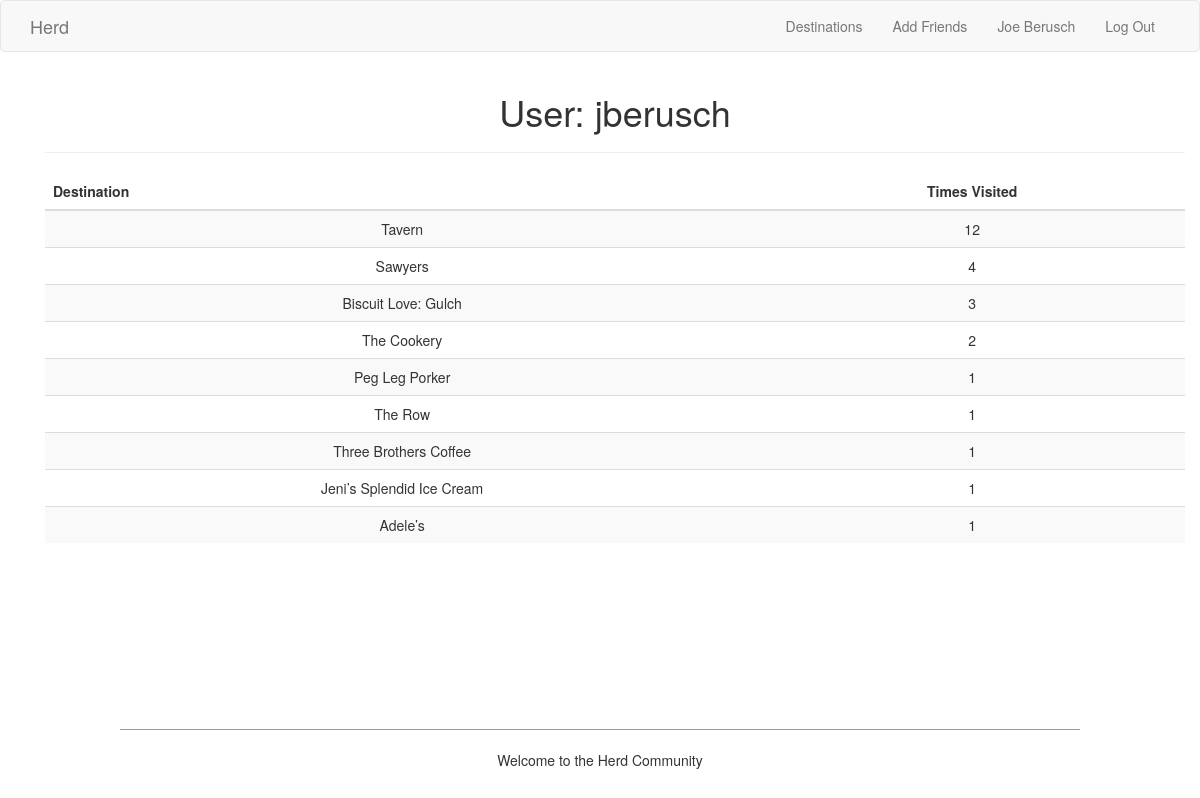
The page /user/jberusch (signed in) on the database its author committed.
### app/models.py (models this page shows, shortened)
class User(UserMixin, db.Model):
    __tablename__ = 'users'
    user_id = db.Column(db.Integer, primary_key=True)
    username = db.Column(db.String(80), index=True, unique=True)
    name = db.Column(db.String(120))
    email = db.Column(db.String(120), index=True, unique=True)
    region = db.Column(db.String(50), index=True)
    destinations = db.relationship('Association', back_populates='user')
    friends = db.relationship('User',
        secondary=friendship_identifier,
        primaryjoin= user_id == friendship_identifier.c.user_id,
        secondaryjoin= user_id == friendship_identifier.c.friend_id)

class Association(db.Model):
    __tablename__ = 'associations'
    user_id = db.Column(db.Integer, db.ForeignKey('users.user_id'), primary_key=True)
    destination_id = db.Column(db.Integer, db.ForeignKey('destinations.destination_id'), primary_key=True)
    num_visits = db.Column(db.Integer)
    user = db.relationship("User", back_populates="destinations")
    destination = db.relationship("Destination", back_populates="users")

class Destination(db.Model):
    __tablename__ = 'destinations'
    destination_id = db.Column(db.Integer, primary_key=True)
    name = db.Column(db.String(120), index=True, unique=True)
    img_src = db.Column(db.String(1000))
    region = db.Column(db.String(50))
    yelp_link = db.Column(db.String(150))
    num_visits = db.Column(db.Integer)
    users = db.relationship('Association', back_populates='destination')

### app/routes.py (the view)
@app.route('/user/<username>')
@login_required
def user(username):
    ulog('user -> page access for username {}'.format(username))
    user = User.query.filter_by(username=username).first_or_404()
    destinations = sorted(user.destinations, key=attrgetter('num_visits'), reverse=True)
    return render_template('user.html', user=user, destinations=destinations)

### app/helpers.py (called while the page is built)
def ulog(msg):
    fp = open('usage_logs.txt', 'a')
    print('--- ', current_user.username, ' ---- ', date.today(), ' ---', file=fp)
    print(msg, file=fp)
    fp.close()

### app/models.py (called while the page is built)
@login.user_loader
def load_user(id):
    return User.query.get(int(id))

### app/templates/user.html
{% extends "base.html" %}
{% block app_content %}
<div class="container">
    <h1>User: {{ user.username }}</h1>
    <hr>
    <table class="table table-hover table-striped">
        <thead>
            <tr>
                <th>Destination</th>
                <th class="text-center">Times Visited</th>
            </tr>
        </thead>
    {% for assoc in destinations %}
        {% if assoc.num_visits > 0 %}
        <tr>
            <td>{{ assoc.destination.name }}</td>
            <td class="text-center">{{ assoc.num_visits }}</td>
        </tr>
        {% endif %}
    {% endfor %}
    </table>
</div>
{% endblock %}

### app/templates/base.html (shortened to what this page needs)
{% extends 'bootstrap/base.html' %}
{% block navbar %}
    <nav class="navbar navbar-default">
        <div class="container">
            <div class="navbar-header">
                <a class="navbar-brand" href="{{ url_for('index') }}">Herd</a>
            </div>
            <div class="collapse navbar-collapse" id="bs-example-navbar-collapse-1">
                <ul class="nav navbar-nav navbar-right">
                    <li><a href="{{ url_for('list') }}">Destinations</a></li>
                    <li><a href="{{ url_for('add_friends') }}">Add Friends</a></li>
                    {% if current_user.is_authenticated %}
                    <li><a href="{{ url_for('user', username=current_user.username) }}">{{ current_user.name }}</a></li>
                    <li><a href="{{ url_for('logout') }}">Log Out</a></li>
                    {% else %}
                    <li><a href="{{ url_for('login') }}">Login</a></li>
                    <li><a href="{{ url_for('signup') }}">Sign Up</a></li>
                    {% endif %}
                </ul>
            </div>
        </div>
    </nav>
{% endblock %}
{% block content %}
    <link rel= "stylesheet" type= "text/css" href= "{{ url_for('static',filename='styles/base.css') }}">
    <div class="container text-center">
    {% block app_content %}{% endblock app_content %}
    <br />
    </div>
    {% block footer %}
    <div class="footer">
        <hr style="width: 80%; border-top: 1px solid darkorange;"/>
        <div class="text-center">
            <p>Welcome to the Herd Community</p>
        </div>
    <br />
    {% endblock footer %}
{% endblock content %}

### app/templates/base.html (style rules this page uses)
html { position: relative; min-height: 100%; }
body { margin-bottom: 91px; }
.footer { position: absolute; bottom: 0; width: 100%; height: 91px; }

### rows shown on the page
User: name "Joe Berusch", username "jberusch"
Association: destination.name "Tavern", num_visits "12"
Association: destination.name "Sawyers", num_visits "4"
Association: destination.name "Biscuit Love: Gulch", num_visits "3"
Association: destination.name "The Cookery", num_visits "2"
Association: destination.name "Peg Leg Porker", num_visits "1"
Association: destination.name "The Row", num_visits "1"
Association: destination.name "Three Brothers Coffee", num_visits "1"
Association: destination.name "Jeni’s Splendid Ice Cream", num_visits "1"
Association: destination.name "Adele’s", num_visits "1"
